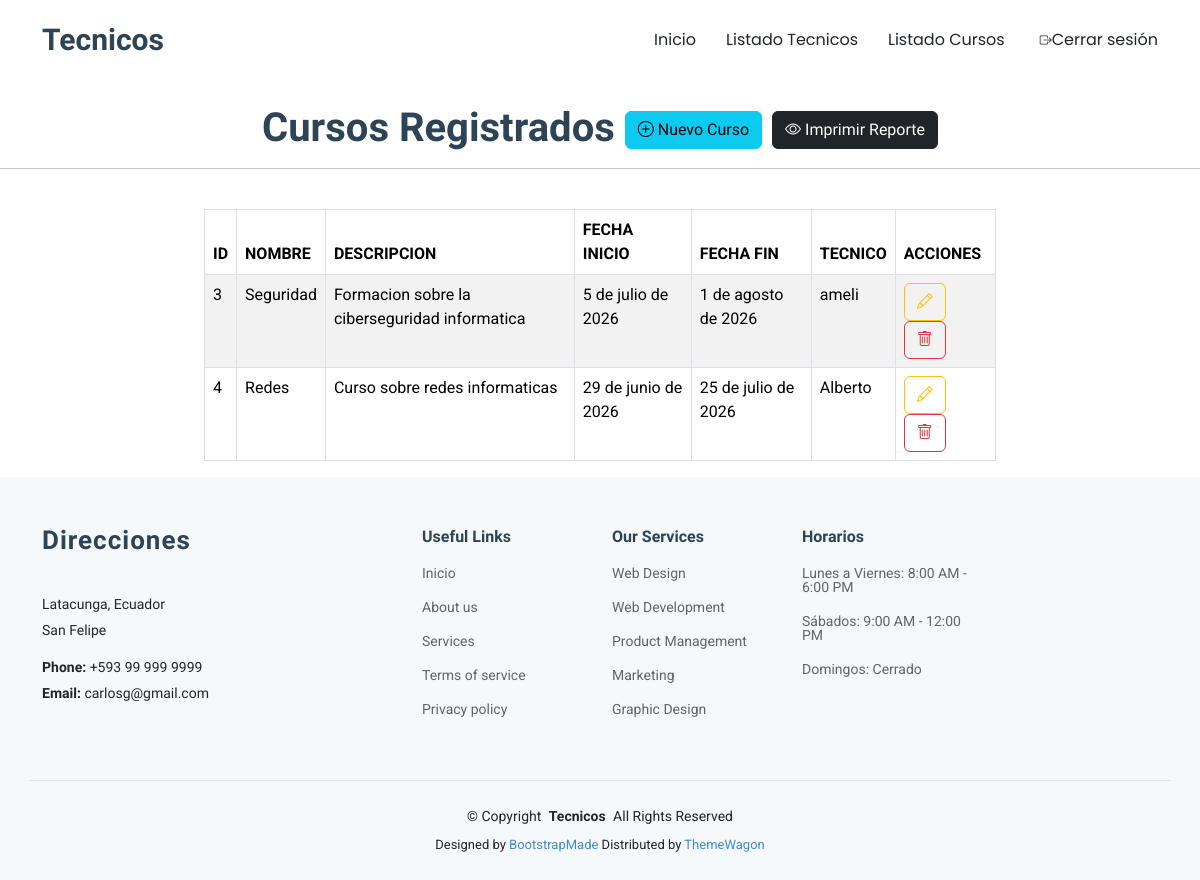
Page /listadoCursos/ (signed in) on the committed database.
### Info/models.py (models this page shows, shortened)
class Cursos(models.Model):
    id = models.AutoField(primary_key=True)
    nombre = models.CharField(max_length=100)
    descripcion = models.TextField()
    fecha_inicio = models.DateField()
    fecha_fin = models.DateField()
    tecnico = models.ForeignKey(Tecnico, on_delete=models.CASCADE, null=True, blank=True)

class Tecnico(models.Model):
    id = models.AutoField(primary_key=True)
    nombre = models.CharField(max_length=100)
    apellido = models.CharField(max_length=100)
    telefono = models.CharField(max_length=20)
    especialidad = models.CharField(max_length=100)
    foto = models.FileField(upload_to='fotos_tecnicos', blank=True, null=True)

### Info/views.py (the view)
# urls.py: path('listadoCursos/', views.listadoCursos),
@login_required
def listadoCursos(request):
    cursos = Cursos.objects.all()
    return render(
        request,
        'listadoCursos.html',
        {'cursos': cursos}
    )

### Info/templates/listadoCursos.html
{% extends "./plantillaPrincipal.html" %}
{% block contenido %}
{% load static %}
    <center>
        <br>
        <h1><b>Cursos Registrados</b>
            <a href="/nuevoCurso/" class="btn btn-info">
                <i class="bi bi-plus-circle"></i>
                Nuevo Curso
            </a>
            <a href="/reporteCursos/"
            onclick="window.open(this.href,'Reporte Cursos','width=800,height=950,resizable=yes,scrollbars=yes'); return false;"
            class="btn btn-dark"><i class="bi bi-eye"></i> Imprimir Reporte</a>
        </h1>
        <hr>
    </center>
    <br>
    <div class="row">
        <div class="col-md-2"></div>
        <div class="col-md-8">
            <table id="tbl_cursos" class="table table-hover table-striped
                            table-bordered">
                <thead>
                    <tr>
                        <th>ID</th>
                        <th>NOMBRE</th>
                        <th>DESCRIPCION</th>
                        <th>FECHA INICIO</th>
                        <th>FECHA FIN</th>
                        <th>TECNICO</th>
                        <th>ACCIONES</th>
                    </tr>
                </thead>
                <tbody>
                    {% for cursoTemporal in cursos %}
                        <tr>
                            <td>{{cursoTemporal.id}}</td>
                            <td>{{cursoTemporal.nombre}}</td>
                            <td>{{cursoTemporal.descripcion}}</td>
                            <td>{{cursoTemporal.fecha_inicio}}</td>
                            <td>{{cursoTemporal.fecha_fin}}</td>
                            <td>{{cursoTemporal.tecnico.nombre}}</td>
                            <td>
                                {% if user.perfil.rol == "admin" %}
                                <a href="/editarCurso/{{cursoTemporal.id}}" class="btn btn-outline-warning" title="Editar Curso">
                                    <i class="bi bi-pencil"></i>
                                </a>
                                <a href="/eliminarCurso/{{cursoTemporal.id}}"
                                title="Eliminar Curso"
                                 onclick="return confirm('¿Está seguro de eliminar?')"
                                 class="btn btn-outline-danger">
                                     <i class="bi bi-trash"></i>
                                </a>
                                {% endif %}
                            </td>
                        </tr>
                    {% endfor %}
                </tbody>
            </table>
        </div>
    </div>
{% endblock %}

### GestionTecnicos/static/assets/css/main.css (style rules this page uses)
:root { --default-font: "Roboto", system-ui, -apple-system, "Segoe UI", Roboto, "Helvetica Neue", Arial, "Noto Sans", "Liberation Sans", sans-serif, "Apple Color Emoji", "Segoe UI Emoji", "Segoe UI Symbol", "Noto Color Emoji"; --heading-font: "Raleway", sans-serif; --nav-font: "Poppins", sans-serif; }
:root { --background-color: #ffffff; --default-color: #212529; --heading-color: #2e4455; --accent-color: #428bca; --surface-color: #ffffff; --contrast-color: #ffffff; }
:root { --nav-color: #212529; --nav-hover-color: #428bca; --nav-mobile-background-color: #ffffff; --nav-dropdown-background-color: #ffffff; --nav-dropdown-color: #212529; --nav-dropdown-hover-color: #428bca; }
:root { scroll-behavior: smooth; }
body { color: var(--default-color); background-color: var(--background-color); font-family: var(--default-font); }
a { color: var(--accent-color); text-decoration: none; transition: 0.3s; }
h1, h2, h3, h4, h5, h6 { color: var(--heading-color); font-family: var(--heading-font); }

### rows in the picture
Cursos: id "3", nombre "Seguridad", descripcion "Formacion sobre la ciberseguridad informatica", fecha_inicio "5 de julio de 2026", fecha_fin "1 de agosto de 2026", tecnico.nombre "ameli"
Cursos: id "4", nombre "Redes", descripcion "Curso sobre redes informaticas", fecha_inicio "29 de junio de 2026", fecha_fin "25 de julio de 2026", tecnico.nombre "Alberto"
